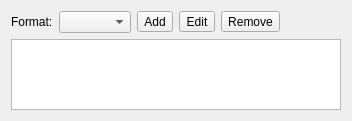
<?xml version="1.0" encoding="UTF-8"?>
<ui version="4.0">
 <class>Ffmpeg</class>
 <widget class="QWidget" name="Ffmpeg">
  <property name="geometry">
   <rect>
    <x>0</x>
    <y>0</y>
    <width>352</width>
    <height>121</height>
   </rect>
  </property>
  <property name="windowTitle">
   <string notr="true"/>
  </property>
  <property name="toolTip">
   <string notr="true"/>
  </property>
  <layout class="QFormLayout" name="formLayout_2">
   <property name="sizeConstraint">
    <enum>QLayout::SetNoConstraint</enum>
   </property>
   <property name="fieldGrowthPolicy">
    <enum>QFormLayout::ExpandingFieldsGrow</enum>
   </property>
   <property name="rowWrapPolicy">
    <enum>QFormLayout::WrapLongRows</enum>
   </property>
   <item row="3" column="1">
    <layout class="QHBoxLayout" name="horizontalLayout">
     <item>
      <widget class="KComboBox" name="formatCombo">
       <property name="maxVisibleItems">
        <number>15</number>
       </property>
       <property name="sizeAdjustPolicy">
        <enum>QComboBox::AdjustToContents</enum>
       </property>
      </widget>
     </item>
     <item>
      <widget class="QToolButton" name="addButton">
       <property name="toolTip">
        <string>Add</string>
       </property>
       <property name="text">
        <string>Add</string>
       </property>
      </widget>
     </item>
     <item>
      <widget class="QToolButton" name="editButton">
       <property name="toolTip">
        <string>Edit</string>
       </property>
       <property name="text">
        <string>Edit</string>
       </property>
      </widget>
     </item>
     <item>
      <widget class="QToolButton" name="removeButton">
       <property name="toolTip">
        <string>Remove</string>
       </property>
       <property name="text">
        <string>Remove</string>
       </property>
      </widget>
     </item>
    </layout>
   </item>
   <item row="5" column="0" colspan="2">
    <widget class="KTextEdit" name="previewEdit">
     <property name="enabled">
      <bool>true</bool>
     </property>
     <property name="sizePolicy">
      <sizepolicy hsizetype="Preferred" vsizetype="Preferred">
       <horstretch>0</horstretch>
       <verstretch>0</verstretch>
      </sizepolicy>
     </property>
     <property name="maximumSize">
      <size>
       <width>16777215</width>
       <height>16777215</height>
      </size>
     </property>
     <property name="readOnly">
      <bool>true</bool>
     </property>
     <property name="html">
      <string notr="true">&lt;!DOCTYPE HTML PUBLIC &quot;-//W3C//DTD HTML 4.0//EN&quot; &quot;http://www.w3.org/TR/REC-html40/strict.dtd&quot;&gt;
&lt;html&gt;&lt;head&gt;&lt;meta name=&quot;qrichtext&quot; content=&quot;1&quot; /&gt;&lt;style type=&quot;text/css&quot;&gt;
p, li { white-space: pre-wrap; }
&lt;/style&gt;&lt;/head&gt;&lt;body style=&quot; font-family:'Tahoma'; font-size:9pt; font-weight:400; font-style:normal;&quot;&gt;
&lt;p style=&quot;-qt-paragraph-type:empty; margin-top:0px; margin-bottom:0px; margin-left:0px; margin-right:0px; -qt-block-indent:0; text-indent:0px; font-size:8pt;&quot;&gt;&lt;/p&gt;&lt;/body&gt;&lt;/html&gt;</string>
     </property>
    </widget>
   </item>
   <item row="3" column="0">
    <widget class="QLabel" name="label">
     <property name="text">
      <string>Format:</string>
     </property>
     <property name="buddy">
      <cstring>formatCombo</cstring>
     </property>
    </widget>
   </item>
  </layout>
 </widget>
 <customwidgets>
  <customwidget>
   <class>KComboBox</class>
   <extends>QComboBox</extends>
   <header>kcombobox.h</header>
  </customwidget>
  <customwidget>
   <class>KTextEdit</class>
   <extends>QTextEdit</extends>
   <header>ktextedit.h</header>
  </customwidget>
 </customwidgets>
 <tabstops>
  <tabstop>formatCombo</tabstop>
  <tabstop>addButton</tabstop>
  <tabstop>editButton</tabstop>
  <tabstop>removeButton</tabstop>
  <tabstop>previewEdit</tabstop>
 </tabstops>
 <resources/>
 <connections/>
</ui>
